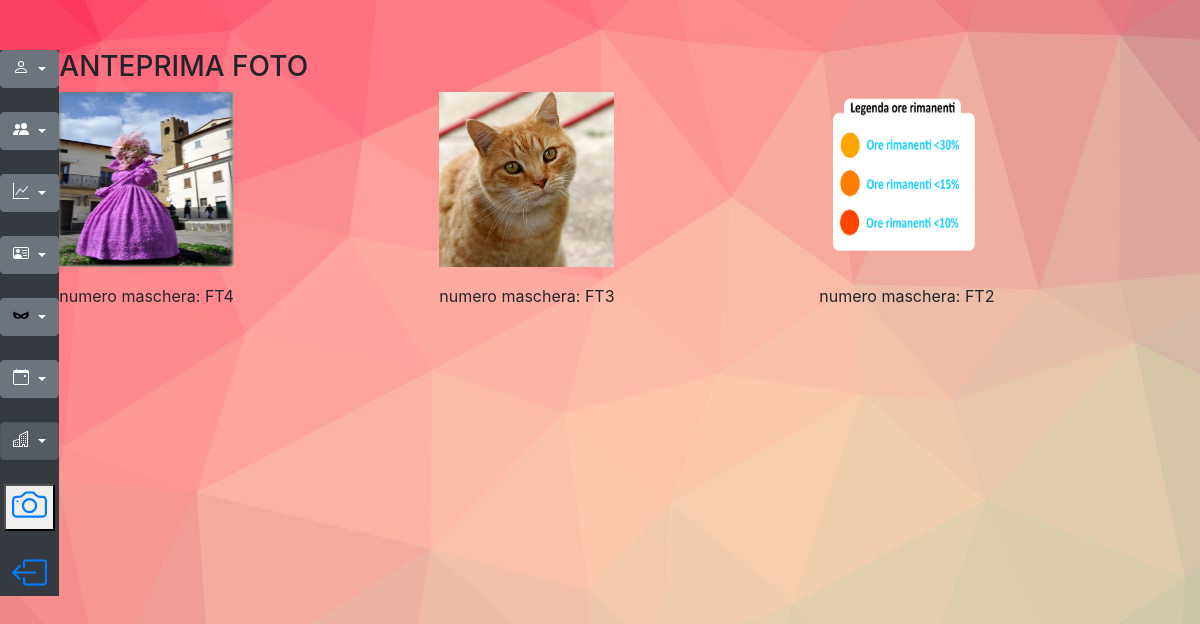
The app's page /home.php (signed in) with its own data.
### tables this page shows
CREATE TABLE IF NOT EXISTS `galleria` (
  `codFoto` varchar(50) NOT NULL,
  `percorso` varchar(255) NOT NULL,
  `codMaschera` varchar(50) NOT NULL,
  PRIMARY KEY (`codFoto`),
  KEY `codMaschera` (`codMaschera`),
  CONSTRAINT `galleria_ibfk_1` FOREIGN KEY (`codMaschera`) REFERENCES `maschera` (`codMaschera`)
);

### home.php (the view, shortened to what this page needs)
<!DOCTYPE html>
<html lang="en" dir="ltr">
<head>
    <link rel="stylesheet" href="css/navBar.css">
    <link href="./bootstrap-4.0.0-dist/css/bootstrap.min.css" rel="stylesheet" media="screen">
</head>
<body>
    <?php
    include 'sideBar.php';
    ?>
    <div class="container" id="anteprima">
        <h3>ANTEPRIMA FOTO </h3>
        <?php
        try {
            include "conn.php";
            $sql = "SELECT * FROM galleria order by codFoto desc limit 3";
            $stmt = $conn->prepare($sql);
            $stmt->execute();
            echo "<div class=row>";
            while ($row = $stmt->fetch(PDO::FETCH_ASSOC)) {
                echo '<br>';
                echo '<div class="col-sm-4">
                            <img class="project__image" src="uploads/' . $row['percorso'] . '" />
                            <br><br><br><br><br><br><br><br>
                            <div id="col-sm-4">
                            numero maschera: ' . $row['codFoto'] . '
                            </div>
                            </div>';
            }
            echo "</div>";
        } catch (PDOException $e) {
            echo "Errore nella query....<br/>";
            echo $e->getMessage() . "<br/>";
            die();
        } finally {
            $conn = null;
        }
        ?>
    </div>
</body>
</html>

### css/navBar.css (style rules this page uses)
body { background-image: url("../imgs/background.jpg"); background-repeat: no-repeat; }
.project__image { position: relative; float: left; width: 175px; height: 175px; }
.col-sm-4 { position: relative; float: left; overflow: hidden; width: auto; height: 250px; }

### records on screen
galleria: percorso (picture), codFoto "FT4"
galleria: percorso (picture), codFoto "FT3"
galleria: percorso (picture), codFoto "FT2"
